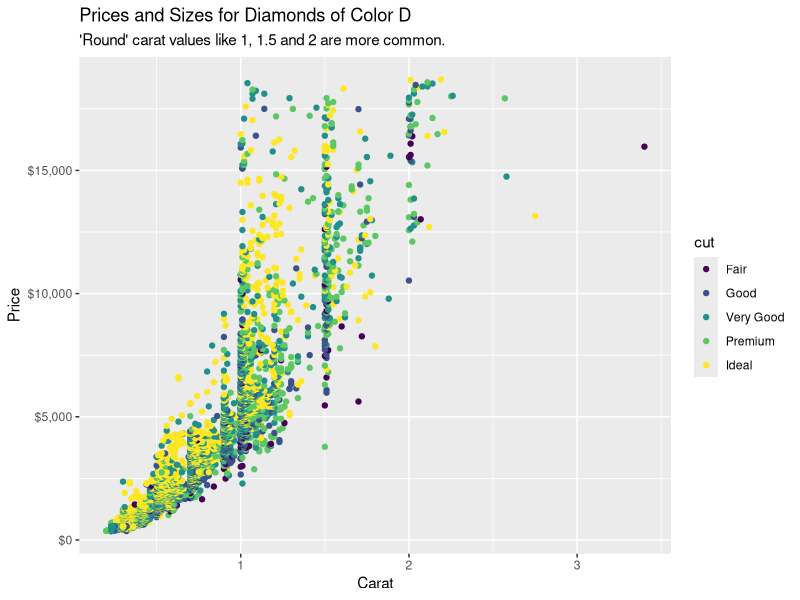
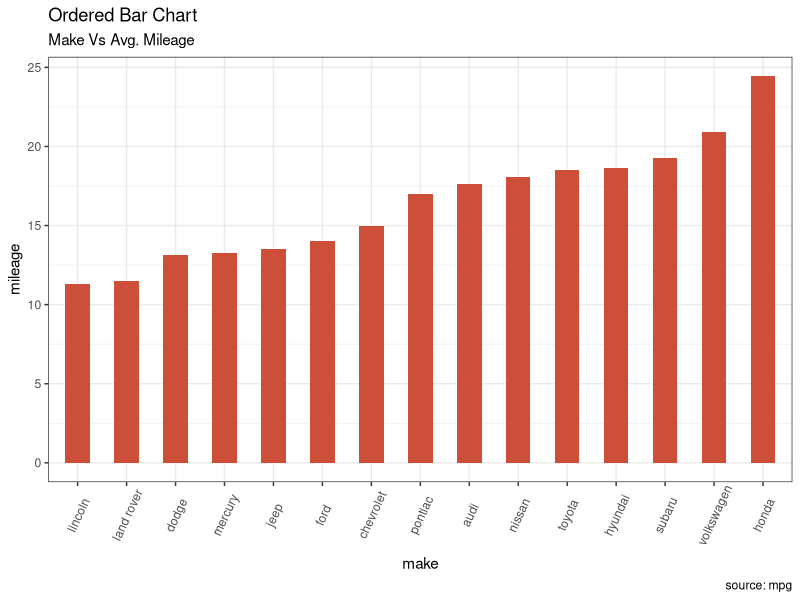
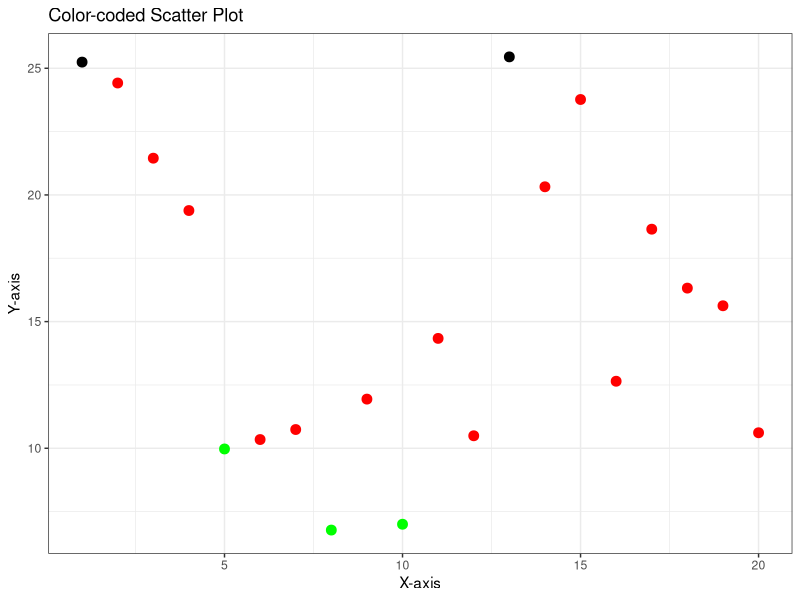

These charts were generated, in order, by the following R code:
## ---- chunk 1
#| message: false
#| label: setup
#| echo: false

library(tidyverse)
## ---- chunk 2
#| label: diamonds-plot
#| message: false
#| echo: false


diamonds |> 
  filter(z != 0) |> 
  filter(color == "D") |> 
  ggplot(aes(x = carat, y = price, color = cut)) + 
    geom_point() +
    scale_y_continuous(labels = scales::dollar) +
    labs(title = "Prices and Sizes for Diamonds of Color D",
         subtitle = "'Round' carat values like 1, 1.5 and 2 are more common.",
         x = "Carat",
         y = "Price")
## ---- chunk 3
# Prepare data: group mean city mileage by manufacturer.
cty_mpg <- aggregate(mpg$cty, by=list(mpg$manufacturer), FUN=mean)  # aggregate
colnames(cty_mpg) <- c("make", "mileage")  # change column names
cty_mpg <- cty_mpg[order(cty_mpg$mileage), ]  # sort
cty_mpg$make <- factor(cty_mpg$make, levels = cty_mpg$make)  # to retain the order in plot.
head(cty_mpg, 4)
#>          make  mileage
#> 9     lincoln 11.33333
#> 8  land rover 11.50000
#> 3       dodge 13.13514
#> 10    mercury 13.25000

library(scales)
library(ggplot2)
theme_set(theme_bw())

# Draw plot
ggplot(cty_mpg, aes(x=make, y=mileage)) + 
  geom_bar(stat="identity", width=.5, fill="tomato3") + 
  labs(title="Ordered Bar Chart", 
       subtitle="Make Vs Avg. Mileage", 
       caption="source: mpg") + 
  theme(axis.text.x = element_text(angle=65, vjust=0.6))

# Example data
df <- data.frame(
  x = 1:20,
  y = rnorm(20, mean = 15, sd = 5)
)

# Define a function to assign colors based on value ranges
assign_color <- function(value) {
  if (value >= 0 & value <= 10) {
    return("green")
  } else if (value > 10 & value <= 25) {
    return("red")
  } else {
    return("black")  # Fallback color for values outside the specified range
  }
}

# Apply the color function to the dataset
df$color <- sapply(df$y, assign_color)

# Plot using ggplot
ggplot(df, aes(x = x, y = y, color = color)) +
  geom_point(size = 3) +
  scale_color_identity(guide = "none") +  # To prevent adding a legend for colors
  labs(
    title = "Color-coded Scatter Plot",
    x = "X-axis",
    y = "Y-axis"
  )


